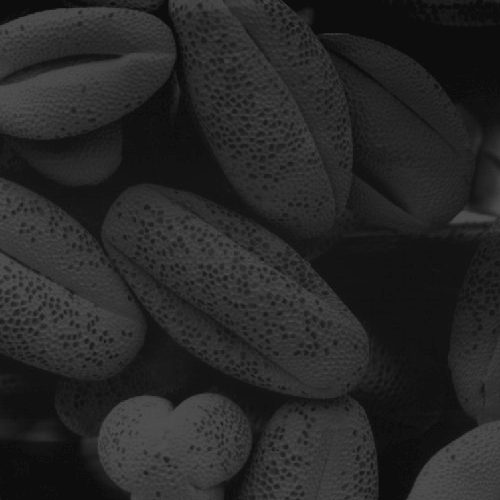
#> input picture 刘镇松-U202010652-图像增强作业/input_img/ball.jpg, 500 x 500 px
$ python '伽马变换.py'
#> lines starting #> are read from the running program, lines starting #| are printed output that depends on the picture
import numpy as np
import matplotlib.pyplot as plt
import cv2

# 定义伽马变换函数 参数为c和γ c默认为1
def gamma_trans(image, gamma, c=1):
    image = image / 255.0  # 归一化
    temp = c * np.power(image, gamma)  # 幂次运算
    temp = temp * 255  # 转化为8bit类型
    #     防止溢出
    [rows, cols] = temp.shape
    for i in range(rows):
        for j in range(cols):
            if temp[i, j] > 255:
                temp[i, j] = 255
    New = temp.astype(int)  # 取整

    return New

img1=cv2.imread('input_img/ball.jpg',cv2.IMREAD_GRAYSCALE) #读取图像
#> img1 is the input picture: shape (500, 500); min 13, max 83, mean 38.7
img2=gamma_trans(img1,0.4,c=1.1)#进行伽马变换,gamma=0.4,c=1.1
#> in gamma_trans, `temp = c * np.power(image, gamma)`:
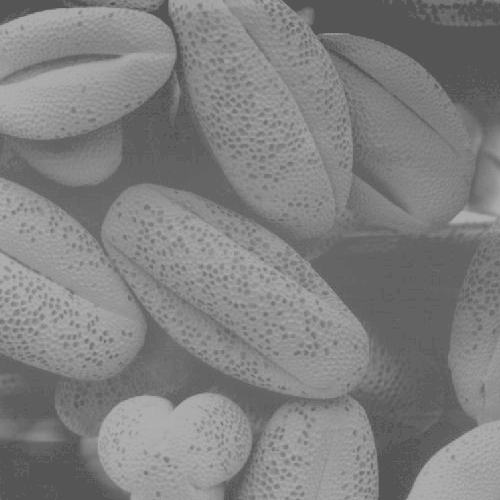
#> temp: shape (500, 500) float64; min 0.334, max 0.702, mean 0.504
img3=gamma_trans(img1,1)#gamma=1
#> call 2 of gamma_trans, with gamma = 1, c = 1
#> in gamma_trans (call 2), `temp = temp * 255`:
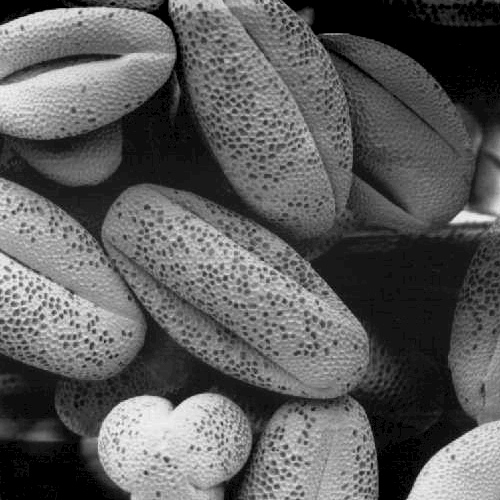
#> temp: shape (500, 500) float64; min 13, max 83, mean 38.7; drawn with min black and max white
img4=gamma_trans(img1,2.5)#gamma=2.5
#> call 3 of gamma_trans, with gamma = 2.5, c = 1
#> in gamma_trans (call 3), `temp = c * np.power(image, gamma)`:
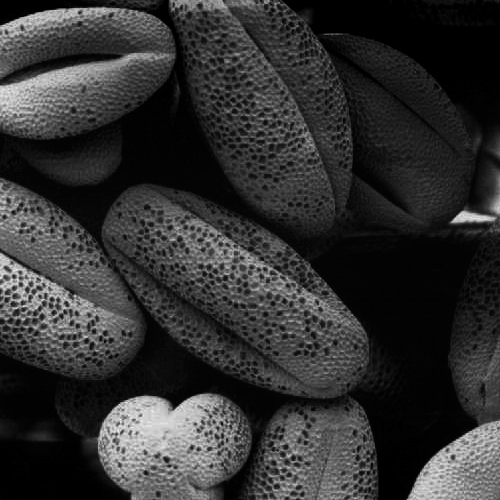
#> temp: shape (500, 500) float64; min 0.000587, max 0.0604, mean 0.0124; drawn with min black and max white

#展示处理结果
plt.subplot(221), plt.imshow(img1,'gray'), plt.title('ORIGINAL')
plt.subplot(222), plt.imshow(img2,'gray'), plt.title('GAMMA=0.4')
plt.subplot(223), plt.imshow(img3,'gray'), plt.title('GAMMA=1')
plt.subplot(224), plt.imshow(img4,'gray'), plt.title('GAMMA=2.5')
plt.tight_layout()
plt.savefig('output_img/image_gamma.jpg')
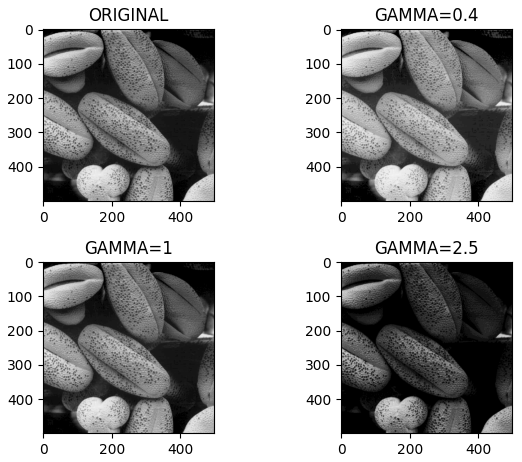
#> figure drawn by matplotlib, 4 panels
plt.show()

# cv2.imwrite('output_img/image_gamma_0.4.jpg', img2)
# cv2.imwrite('output_img/image_gamma_1.jpg', img3)
# cv2.imwrite('output_img/image_gamma_2.5.jpg', img4)
